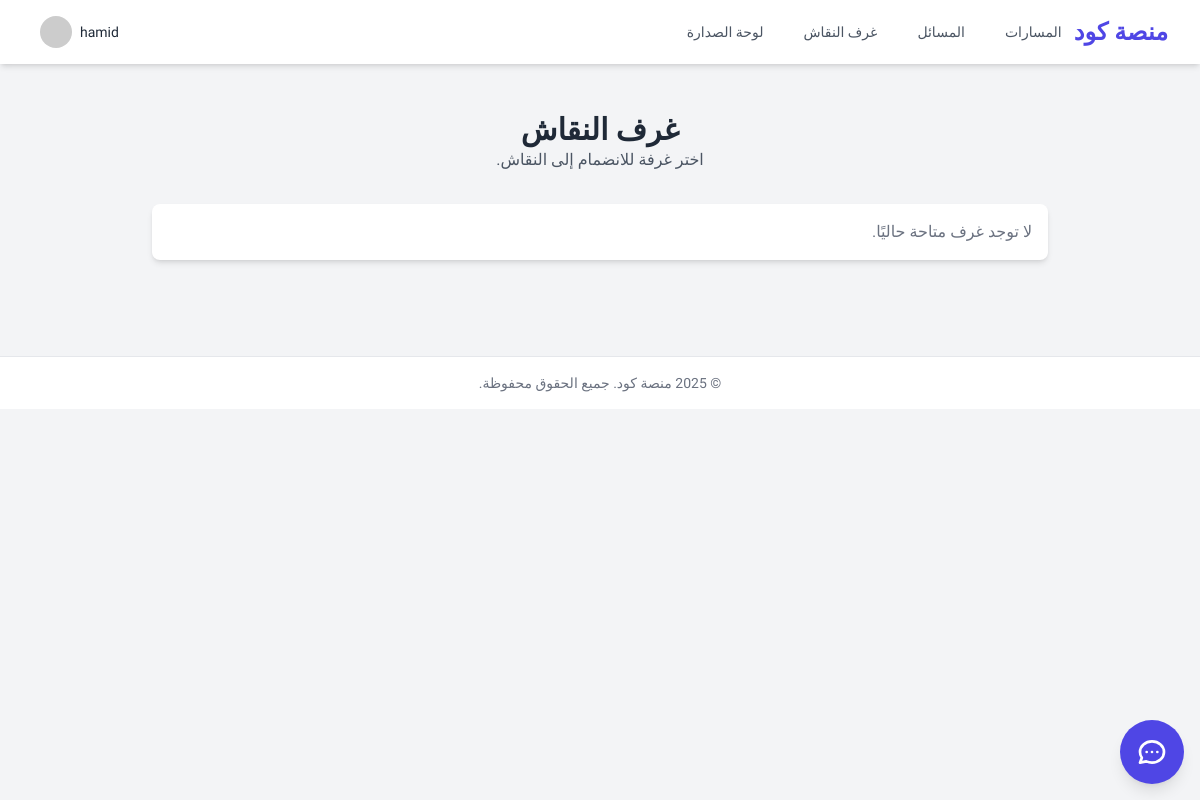
Before: /chat/ (signed in) with the older database file.
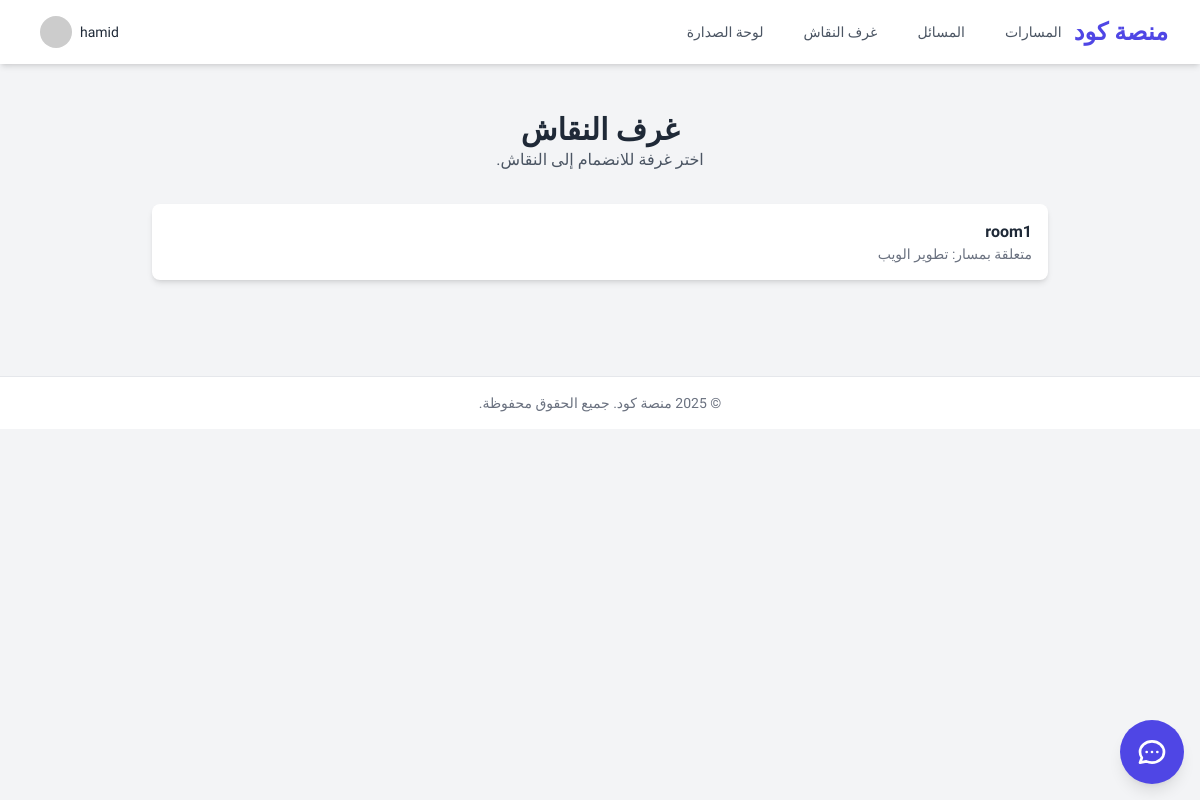
After: the same page with the newer database file.
### chat/models.py (models this page shows, shortened)
class ChatRoom(models.Model):
    name = models.CharField("اسم الغرفة", max_length=255)
    slug = models.SlugField("الرابط (slug)", unique=True)
    learning_path = models.ForeignKey(
        LearningPath,
        on_delete=models.SET_NULL,
        null=True,
        blank=True,
        verbose_name="المسار التعليمي المرتبط"
    )

### courses/models.py (models this page shows, shortened)
class LearningPath(models.Model):
    title = models.CharField("عنوان المسار", max_length=200, unique=True)
    description = models.TextField("وصف المسار")
    class Meta:
        verbose_name = "مسار تعليمي"
        verbose_name_plural = "المسارات التعليمية"
        ordering = ['title']

### chat/views.py (the view)
# urls.py: path('', ChatRoomListView.as_view(), name='room_list'),
class ChatRoomListView(LoginRequiredMixin, ListView):
    model = ChatRoom
    template_name = 'chat/room_list.html'
    context_object_name = 'chat_rooms'

### dashboard/templatetags/markdown_extras.py (called while the page is built)
@register.filter(name='markdownify') # استخدام name='markdownify' هو ممارسة جيدة
@stringfilter
def markdownify(value):
    extensions = [
        'fenced_code',  # لتفعيل كتل الكود باستخدام ```
        'codehilite',   # لتفعيل تلوين الصيغة داخل كتل الكود
        LinkTargetExtension(), # تفعيل الامتداد المخصص الذي أنشأناه
    ]
    html = markdown.markdown(value, extensions=extensions)
    return mark_safe(html)

    def extendMarkdown(self, md):
        md.treeprocessors.register(LinkTargetProcessor(md), 'link_target', 15)

    def run(self, root):
        for element in root.iter("a"):
            element.set("target", "_blank")
            element.set("rel", "noopener noreferrer")
        return root

### chat/templates/chat/room_list.html (shortened to what this page needs)
{% extends 'base.html' %}
{% block content %}
<div class="max-w-4xl mx-auto">
    <div class="text-center mb-8">
        <h1 class="text-3xl font-bold">غرف النقاش</h1>
        <p class="text-gray-600 dark:text-gray-400">اختر غرفة للانضمام إلى النقاش.</p>
    </div>
    <div class="bg-white dark:bg-gray-800 rounded-lg shadow-md divide-y dark:divide-gray-700">
        {% for room in chat_rooms %}
        <a href="{% url 'chat:room_detail' room.slug %}" class="block p-4 hover:bg-gray-50 dark:hover:bg-gray-700/50 transition-colors">
            <h2 class="font-semibold">{{ room.name }}</h2>
            {% if room.learning_path %}
            <p class="text-sm text-gray-500">متعلقة بمسار: {{ room.learning_path.title }}</p>
            {% endif %}
        </a>
        {% empty %}
        <p class="p-4 text-gray-500">لا توجد غرف متاحة حاليًا.</p>
        {% endfor %}
    </div>
</div>
{% endblock %}

Changed rows visible on the page:
added ChatRoom: name "room1", learning_path "تطوير الويب"
Other visible differences:
text no longer shown: "لا توجد غرف متاحة حاليًا."
